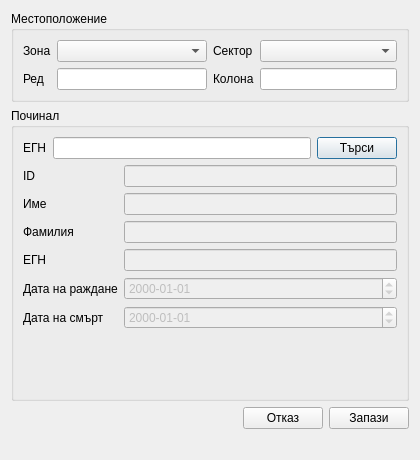
<?xml version="1.0" encoding="UTF-8"?>
<ui version="4.0">
 <class>GraveSiteDialog</class>
 <widget class="QDialog" name="GraveSiteDialog">
  <property name="geometry">
   <rect>
    <x>0</x>
    <y>0</y>
    <width>420</width>
    <height>460</height>
   </rect>
  </property>
  <property name="windowTitle">
   <string>Заемане на гробно място</string>
  </property>
  <layout class="QVBoxLayout" name="verticalLayout_2">
   <item>
    <widget class="QGroupBox" name="groupBox">
     <property name="title">
      <string>Местоположение</string>
     </property>
     <layout class="QVBoxLayout" name="verticalLayout">
      <item>
       <layout class="QHBoxLayout" name="horizontalLayout">
        <item>
         <layout class="QFormLayout" name="formLayout_2">
          <item row="0" column="0">
           <widget class="QLabel" name="label">
            <property name="text">
             <string>Зона</string>
            </property>
            <property name="buddy">
             <cstring>cb_zone</cstring>
            </property>
           </widget>
          </item>
          <item row="0" column="1">
           <widget class="QComboBox" name="cb_zone"/>
          </item>
          <item row="1" column="0">
           <widget class="QLabel" name="label_2">
            <property name="text">
             <string>Ред</string>
            </property>
            <property name="buddy">
             <cstring>tb_row</cstring>
            </property>
           </widget>
          </item>
          <item row="1" column="1">
           <widget class="QLineEdit" name="tb_row"/>
          </item>
         </layout>
        </item>
        <item>
         <layout class="QFormLayout" name="formLayout_4">
          <item row="0" column="0">
           <widget class="QLabel" name="label_5">
            <property name="text">
             <string>Сектор</string>
            </property>
            <property name="buddy">
             <cstring>cb_sector</cstring>
            </property>
           </widget>
          </item>
          <item row="0" column="1">
           <widget class="QComboBox" name="cb_sector"/>
          </item>
          <item row="1" column="1">
           <widget class="QLineEdit" name="tb_col"/>
          </item>
          <item row="1" column="0">
           <widget class="QLabel" name="label_6">
            <property name="text">
             <string>Колона</string>
            </property>
            <property name="buddy">
             <cstring>tb_col</cstring>
            </property>
           </widget>
          </item>
         </layout>
        </item>
       </layout>
      </item>
     </layout>
    </widget>
   </item>
   <item>
    <widget class="QGroupBox" name="groupBox_2">
     <property name="title">
      <string>Починал</string>
     </property>
     <layout class="QVBoxLayout" name="verticalLayout_3">
      <item>
       <layout class="QHBoxLayout" name="horizontalLayout_2">
        <item>
         <widget class="QLabel" name="label_4">
          <property name="text">
           <string>ЕГН</string>
          </property>
         </widget>
        </item>
        <item>
         <widget class="QLineEdit" name="find_dead_egn"/>
        </item>
        <item>
         <widget class="QPushButton" name="btn_find">
          <property name="text">
           <string>Търси</string>
          </property>
         </widget>
        </item>
       </layout>
      </item>
      <item>
       <layout class="QFormLayout" name="formLayout_5">
        <item row="2" column="0">
         <widget class="QLabel" name="label_8">
          <property name="text">
           <string>Име</string>
          </property>
          <property name="buddy">
           <cstring>dead_fname</cstring>
          </property>
         </widget>
        </item>
        <item row="2" column="1">
         <widget class="QLineEdit" name="dead_fname">
          <property name="enabled">
           <bool>false</bool>
          </property>
         </widget>
        </item>
        <item row="3" column="0">
         <widget class="QLabel" name="label_9">
          <property name="text">
           <string>Фамилия</string>
          </property>
          <property name="buddy">
           <cstring>dead_lname</cstring>
          </property>
         </widget>
        </item>
        <item row="3" column="1">
         <widget class="QLineEdit" name="dead_lname">
          <property name="enabled">
           <bool>false</bool>
          </property>
         </widget>
        </item>
        <item row="4" column="0">
         <widget class="QLabel" name="label_10">
          <property name="text">
           <string>ЕГН</string>
          </property>
          <property name="buddy">
           <cstring>dead_egn</cstring>
          </property>
         </widget>
        </item>
        <item row="4" column="1">
         <widget class="QLineEdit" name="dead_egn">
          <property name="enabled">
           <bool>false</bool>
          </property>
         </widget>
        </item>
        <item row="5" column="0">
         <widget class="QLabel" name="label_11">
          <property name="text">
           <string>Дата на раждане</string>
          </property>
          <property name="buddy">
           <cstring>dead_dob</cstring>
          </property>
         </widget>
        </item>
        <item row="5" column="1">
         <widget class="QDateEdit" name="dead_dob">
          <property name="enabled">
           <bool>false</bool>
          </property>
          <property name="wrapping">
           <bool>true</bool>
          </property>
          <property name="displayFormat">
           <string>yyyy-MM-dd</string>
          </property>
         </widget>
        </item>
        <item row="6" column="0">
         <widget class="QLabel" name="label_13">
          <property name="text">
           <string>Дата на смърт</string>
          </property>
          <property name="buddy">
           <cstring>dead_dod</cstring>
          </property>
         </widget>
        </item>
        <item row="6" column="1">
         <widget class="QDateEdit" name="dead_dod">
          <property name="enabled">
           <bool>false</bool>
          </property>
          <property name="wrapping">
           <bool>true</bool>
          </property>
          <property name="displayFormat">
           <string>yyyy-MM-dd</string>
          </property>
         </widget>
        </item>
        <item row="1" column="0">
         <widget class="QLabel" name="label_3">
          <property name="text">
           <string>ID</string>
          </property>
          <property name="buddy">
           <cstring>dead_id</cstring>
          </property>
         </widget>
        </item>
        <item row="1" column="1">
         <widget class="QLineEdit" name="dead_id">
          <property name="enabled">
           <bool>false</bool>
          </property>
         </widget>
        </item>
       </layout>
      </item>
      <item>
       <spacer name="verticalSpacer">
        <property name="orientation">
         <enum>Qt::Vertical</enum>
        </property>
        <property name="sizeHint" stdset="0">
         <size>
          <width>20</width>
          <height>40</height>
         </size>
        </property>
       </spacer>
      </item>
     </layout>
    </widget>
   </item>
   <item>
    <layout class="QHBoxLayout" name="horizontalLayout_3">
     <item>
      <spacer name="horizontalSpacer">
       <property name="orientation">
        <enum>Qt::Horizontal</enum>
       </property>
       <property name="sizeHint" stdset="0">
        <size>
         <width>40</width>
         <height>20</height>
        </size>
       </property>
      </spacer>
     </item>
     <item>
      <widget class="QPushButton" name="btn_cancel">
       <property name="text">
        <string>Отказ</string>
       </property>
      </widget>
     </item>
     <item>
      <widget class="QPushButton" name="btn_save">
       <property name="text">
        <string>Запази</string>
       </property>
      </widget>
     </item>
    </layout>
   </item>
   <item>
    <widget class="QLabel" name="lbl_status">
     <property name="text">
      <string/>
     </property>
    </widget>
   </item>
  </layout>
 </widget>
 <resources/>
 <connections/>
</ui>
